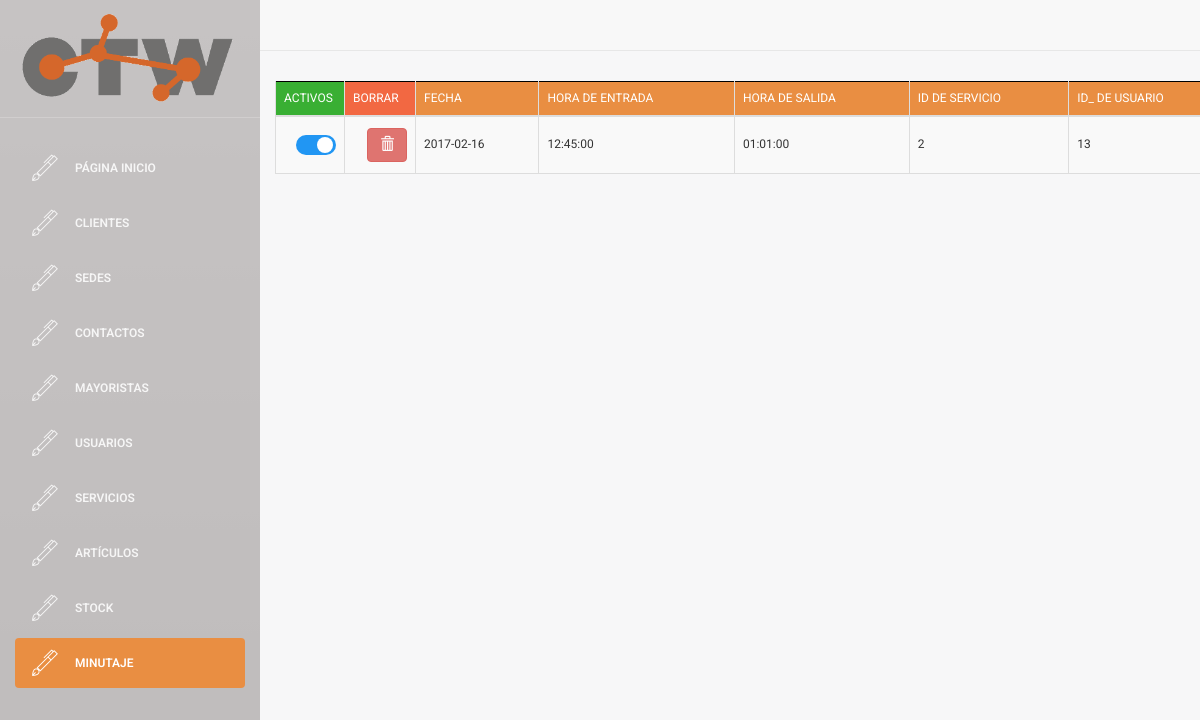
The app's page /buscador/buscador_minutaje.php (signed in), older data.
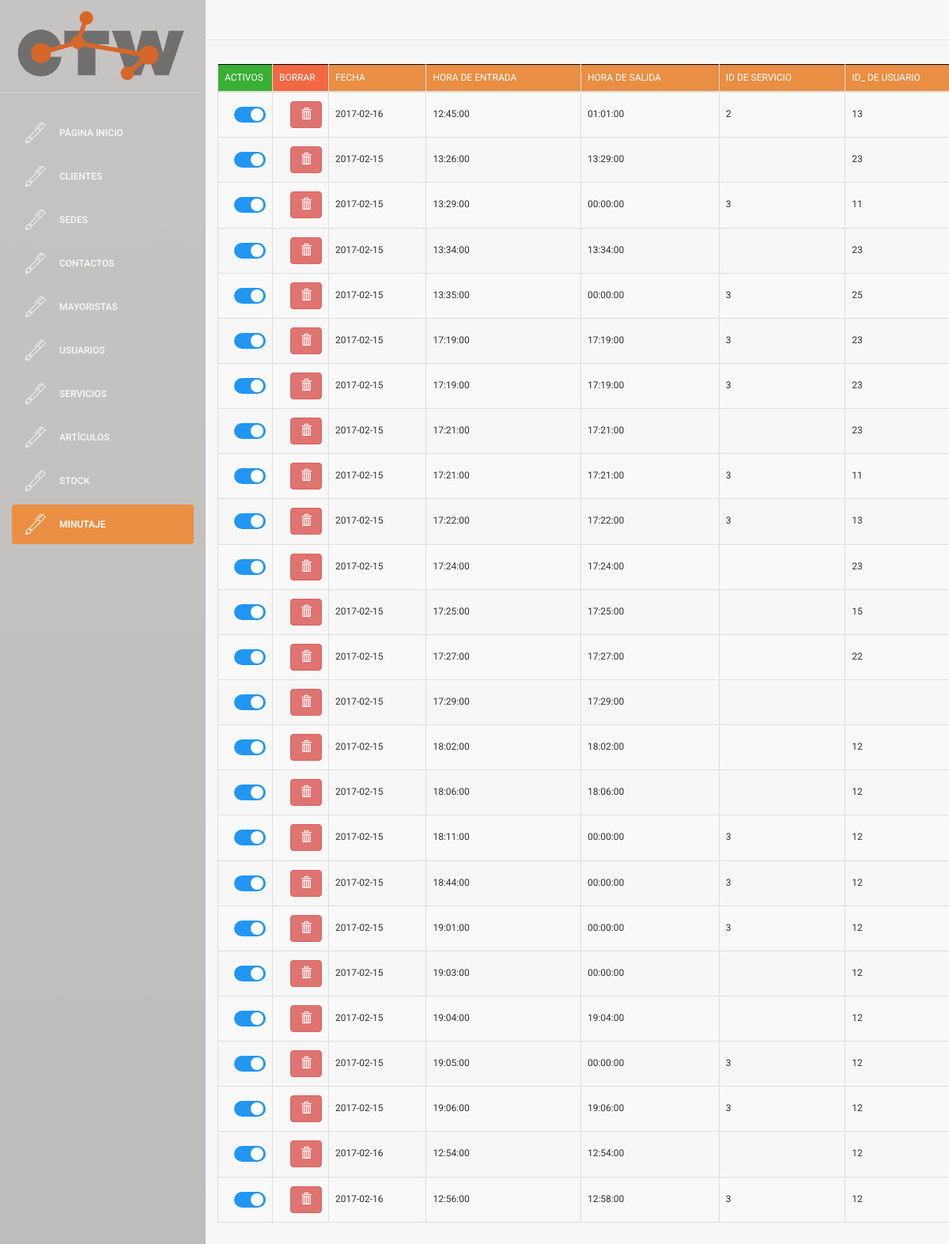
The same page, newer data.
### tables this page shows
CREATE TABLE `MINUTAJE` (
  `ID_MINUTAJE` int(4) NOT NULL,
  `fecha` date NOT NULL,
  `hora_entrada` time NOT NULL,
  `hora_salida` time DEFAULT NULL,
  `ID_servicio` int(4) DEFAULT NULL,
  `ID_usuario` int(4) DEFAULT NULL,
  `ID_sede` int(5) DEFAULT NULL,
  `NIF_cliente` varchar(9) DEFAULT NULL,
  `facturado` tinyint(1) NOT NULL
);

### web/assets/php/selects.php (called while the page is built, shortened)
<?php
  function select_all_minutaje(){
    $conn = connect();
    $sql = "SELECT *
    FROM MINUTAJE";
    $data = $conn->query($sql);
    return $data;
  }
?>

### web/buscador/buscador_minutaje.php (the view, shortened to what this page needs)
    <!doctype html>
<?php
include('../assets/php/selects.php');
if($_SESSION["login_done"]==true){
?>
<html lang="en">
<head>
    <link rel="stylesheet" href="https://maxcdn.bootstrapcdn.com/bootstrap/3.3.6/css/bootstrap.min.css">
    <link rel="stylesheet" href="https://cdn.datatables.net/1.10.12/css/dataTables.bootstrap.min.css">
    <link href="../assets/css/bootstrap.min.css" rel="stylesheet" />
    <link href="../assets/css/animate.min.css" rel="stylesheet"/>
    <link href="../assets/css/light-bootstrap-dashboard.css" rel="stylesheet"/>
    <link href="../assets/css/demo.css" rel="stylesheet" />
    <link href="http://maxcdn.bootstrapcdn.com/font-awesome/4.2.0/css/font-awesome.min.css" rel="stylesheet">
    <link href="../assets/css/pe-icon-7-stroke.css" rel="stylesheet" />
    <link href="http://cdnjs.cloudflare.com/ajax/libs/x-editable/1.5.0/bootstrap3-editable/css/bootstrap-editable.css" rel="stylesheet"/>
    <link href="../assets/css/table_editor.css" rel="stylesheet"/>
    <link href="../assets/css/table.css" rel="stylesheet"/>
    <link href="../assets/css/table2.css" rel="stylesheet"/>
    <link href="../assets/css/table4.css" rel="stylesheet"/>
    <link href="../assets/css/insert.css" rel="stylesheet" />
    <link href="../assets/css/micss.css" rel="stylesheet" />
    <link href="../assets/css/csscheckbox.css" rel="stylesheet" />
</head>
<body>
<div class="wrapper">
    <div class="sidebar">
        <div class="sidebar-wrapper">
            <div class="logo">
                <a href="../"><img src="../assets/img/ctw_logo.gif" alt="CTW Logo"></a>
            </div>
            <ul class="nav">
                <li>
                    <a href="../index.php">
                        <i class="pe-7s-pen"></i>
                        <p>PÁGINA INICIO</p>
                    </a>
                </li>
                <li>
                    <a href="buscador_clientes.php">
                        <i class="pe-7s-pen"></i>
                        <p>Clientes</p>
                    </a>
                </li>
                <li>
                    <a href="buscador_sedes.php">
                        <i class="pe-7s-pen"></i>
                        <p>Sedes</p>
                    </a>
                </li>
                <li>
                    <a href="buscador_contactos.php">
                        <i class="pe-7s-pen"></i>
                        <p>Contactos</p>
                    </a>
                </li>
                <li>
                    <a href="buscador_mayoristas.php">
                        <i class="pe-7s-pen"></i>
                        <p>Mayoristas</p>
                    </a>
                </li>
                <li>
                    <a href="buscador_usuarios.php">
                        <i class="pe-7s-pen"></i>
                        <p>Usuarios</p>
                    </a>
                </li>
                <li>
                    <a href="buscador_servicios.php">
                        <i class="pe-7s-pen"></i>
                        <p>Servicios</p>
                    </a>
                </li>
                <li>
                    <a href="buscador_articulos.php">
                        <i class="pe-7s-pen"></i>
                        <p>Artículos</p>
                    </a>
                </li>
                <li>
                    <a href="buscador_stock.php">
                        <i class="pe-7s-pen"></i>
                        <p>Stock</p>
                    </a>
                </li>
                <li  class="active">
                    <a href="buscador_minutaje.php">
                        <i class="pe-7s-pen"></i>
                        <p>Minutaje</p>
                    </a>
                </li>
            </ul>
        </div>
    </div>
    <div class="main-panel">
        <nav class="navbar2 navbar-default navbar-fixed">
            <div class="container-fluid">
                <div class="navbar-header">
                    <a class="navbar-brand"></a>
                </div>
                <div class="collapse navbar-collapse">
                </div>
            </div>
        </nav>
        <div class="content2">
            <div class="container-fluid">
                <div class="row">
                    <div >
                        <div >
                                <table id="buscador_mayorista" class="table table-striped table-bordered">
                                    <thead>
                                        <tr>
                                            <th style="background-color: #39AF33; width: 3px;">Activos</th>
                                            <th style="background-color: #F26842; width: 3px;">Borrar</th>
                                            <th>Fecha</th>
                                            <th>Hora de entrada</th>
                                            <th>Hora de salida</th>
                                            <th>ID de servicio</th>
                                            <th>ID_ de usuario</th>
                                        </tr>
                                    </thead>
                                    <tbody>
                                        <?php
                                             $data = select_all_minutaje();
                                            if ($data->num_rows > 0) {
                                                 while($row = $data->fetch_assoc()) {
                                                    $pk = $row['ID_MINUTAJE'];
                                        ?>
                                                    <tr>
                                                        <td><label style="margin-top: 10px; margin-left:12px;" class="switcha"><input  type="checkbox" checked><div  class="slider rounda"></div></label></td>
                                                        <td><button style="margin-top: 3px; margin-left:14px;" class="btn btn-danger" onclick="preguntar(<?php
                                                                $nombre_fichero = '../assets/php/delete/delete_minutaje.php';
                                                                if (file_exists($nombre_fichero)) {
                                                                    echo $row['ID_MINUTAJE'];
                                                                } else {
                                                                    echo 0;
                                                                }
                                                        ?>)"><i class="glyphicon glyphicon-trash"></i></button></td>
                                                        <td><label style="margin-top: 11px;"><a href="#" class="fecha" data-pk=<?php echo "\"$pk\""; ?>><?php echo $row['fecha']?> </a></label></td>
                                                        <td><label style="margin-top: 11px;"><a href="#" class="hora_entrada" data-pk=<?php echo "\"$pk\""; ?>><?php echo $row['hora_entrada']?> </a></label></td>
                                                        <td><label style="margin-top: 11px;"><a href="#" class="hora_salida" data-pk=<?php echo "\"$pk\""; ?>><?php echo $row['hora_salida']?> </a></label></td>
                                                        <td><label style="margin-top: 11px;"><a href="#" class="ID_servicio" data-pk=<?php echo "\"$pk\""; ?>><?php echo $row['ID_servicio']?> </a></label></td>
                                                        <td><label style="margin-top: 11px;"><a href="#" class="ID_usuario" data-pk=<?php echo "\"$pk\""; ?>><?php echo $row['ID_usuario']?> </a></label></td>
                                                    </tr>
                                        <?php
                                                 }
                                            } else {
                                                 echo "0 results";
                                            }
                                        ?>
                                    </tbody>
                                </table>
                        </div>
                    </div>
                </div>
            </div>
        </div>
    </div>
</div>
</body>
</html>
<?php
}else{
    echo "false";
    header("location:../index.php");
}
?>

### web/assets/css/table_editor.css (style rules this page uses)
a, a:hover { color: #000; }

### web/assets/css/table.css (style rules this page uses)
table { border: none; }
table thead, table tfoot { background-color: #e98e42; border: 1px solid black; }
a, a:hover { color: #000; }

### web/assets/css/insert.css (style rules this page uses)
* { margin: 0; padding: 0; box-sizing: border-box; -webkit-box-sizing: border-box; -moz-box-sizing: border-box; -webkit-font-smoothing: antialiased; -moz-font-smoothing: antialiased; -o-font-smoothing: antialiased; font-smoothing: antialiased; text-rendering: optimizeLegibility; }
body { font-family: "Roboto", Helvetica, Arial, sans-serif; font-weight: 100; font-size: 12px; line-height: 30px; color: #777; }

### web/assets/css/csscheckbox.css (style rules this page uses)
.switcha { position: relative; display: inline-block; width: 40px; height: 20px; }
.slider { position: absolute; cursor: pointer; top: 0; left: 0; right: 0; bottom: 0; background-color: #ccc; -webkit-transition: .4s; transition: .4s; }
.slider:before { position: absolute; content: ""; height: 16px; width: 16px; left: 2px; bottom: 2px; background-color: white; -webkit-transition: .4s; transition: .4s; }
input:checked + .slider { background-color: #2196F3; }
input:checked + .slider:before { -webkit-transform: translateX(1px); -ms-transform: translateX(10px); transform: translateX(19px); }
.slider.rounda { border-radius: 34px; }
.slider.rounda:before { border-radius: 50%; }

Row changes from the older to the newer data that the page shows:
added minutaje: fecha "2017-02-15", hora_entrada "13:26:00", hora_salida "13:29:00", ID_usuario "23"
added minutaje: fecha "2017-02-15", hora_entrada "13:29:00", hora_salida "00:00:00", ID_servicio "3", ID_usuario "11"
added minutaje: fecha "2017-02-15", hora_entrada "13:34:00", hora_salida "13:34:00", ID_usuario "23"
added minutaje: fecha "2017-02-15", hora_entrada "13:35:00", hora_salida "00:00:00", ID_servicio "3", ID_usuario "25"
added minutaje: fecha "2017-02-15", hora_entrada "17:19:00", hora_salida "17:19:00", ID_servicio "3", ID_usuario "23"
added minutaje: fecha "2017-02-15", hora_entrada "17:19:00", hora_salida "17:19:00", ID_servicio "3", ID_usuario "23"
added minutaje: fecha "2017-02-15", hora_entrada "17:21:00", hora_salida "17:21:00", ID_usuario "23"
added minutaje: fecha "2017-02-15", hora_entrada "17:21:00", hora_salida "17:21:00", ID_servicio "3", ID_usuario "11"
added minutaje: fecha "2017-02-15", hora_entrada "17:22:00", hora_salida "17:22:00", ID_servicio "3", ID_usuario "13"
added minutaje: fecha "2017-02-15", hora_entrada "17:24:00", hora_salida "17:24:00", ID_usuario "23"
added minutaje: fecha "2017-02-15", hora_entrada "17:25:00", hora_salida "17:25:00", ID_usuario "15"
added minutaje: fecha "2017-02-15", hora_entrada "17:27:00", hora_salida "17:27:00", ID_usuario "22"
added minutaje: fecha "2017-02-15", hora_entrada "17:29:00", hora_salida "17:29:00"
added minutaje: fecha "2017-02-15", hora_entrada "18:02:00", hora_salida "18:02:00", ID_usuario "12"
added minutaje: fecha "2017-02-15", hora_entrada "18:06:00", hora_salida "18:06:00", ID_usuario "12"
added minutaje: fecha "2017-02-15", hora_entrada "18:11:00", hora_salida "00:00:00", ID_servicio "3", ID_usuario "12"
added minutaje: fecha "2017-02-15", hora_entrada "18:44:00", hora_salida "00:00:00", ID_servicio "3", ID_usuario "12"
added minutaje: fecha "2017-02-15", hora_entrada "19:01:00", hora_salida "00:00:00", ID_servicio "3", ID_usuario "12"
added minutaje: fecha "2017-02-15", hora_entrada "19:03:00", hora_salida "00:00:00", ID_usuario "12"
added minutaje: fecha "2017-02-15", hora_entrada "19:04:00", hora_salida "19:04:00", ID_usuario "12"
added minutaje: fecha "2017-02-15", hora_entrada "19:05:00", hora_salida "00:00:00", ID_servicio "3", ID_usuario "12"
added minutaje: fecha "2017-02-15", hora_entrada "19:06:00", hora_salida "19:06:00", ID_servicio "3", ID_usuario "12"
added minutaje: fecha "2017-02-16", hora_entrada "12:54:00", hora_salida "12:54:00", ID_usuario "12"
added minutaje: fecha "2017-02-16", hora_entrada "12:56:00", hora_salida "12:58:00", ID_servicio "3", ID_usuario "12"
